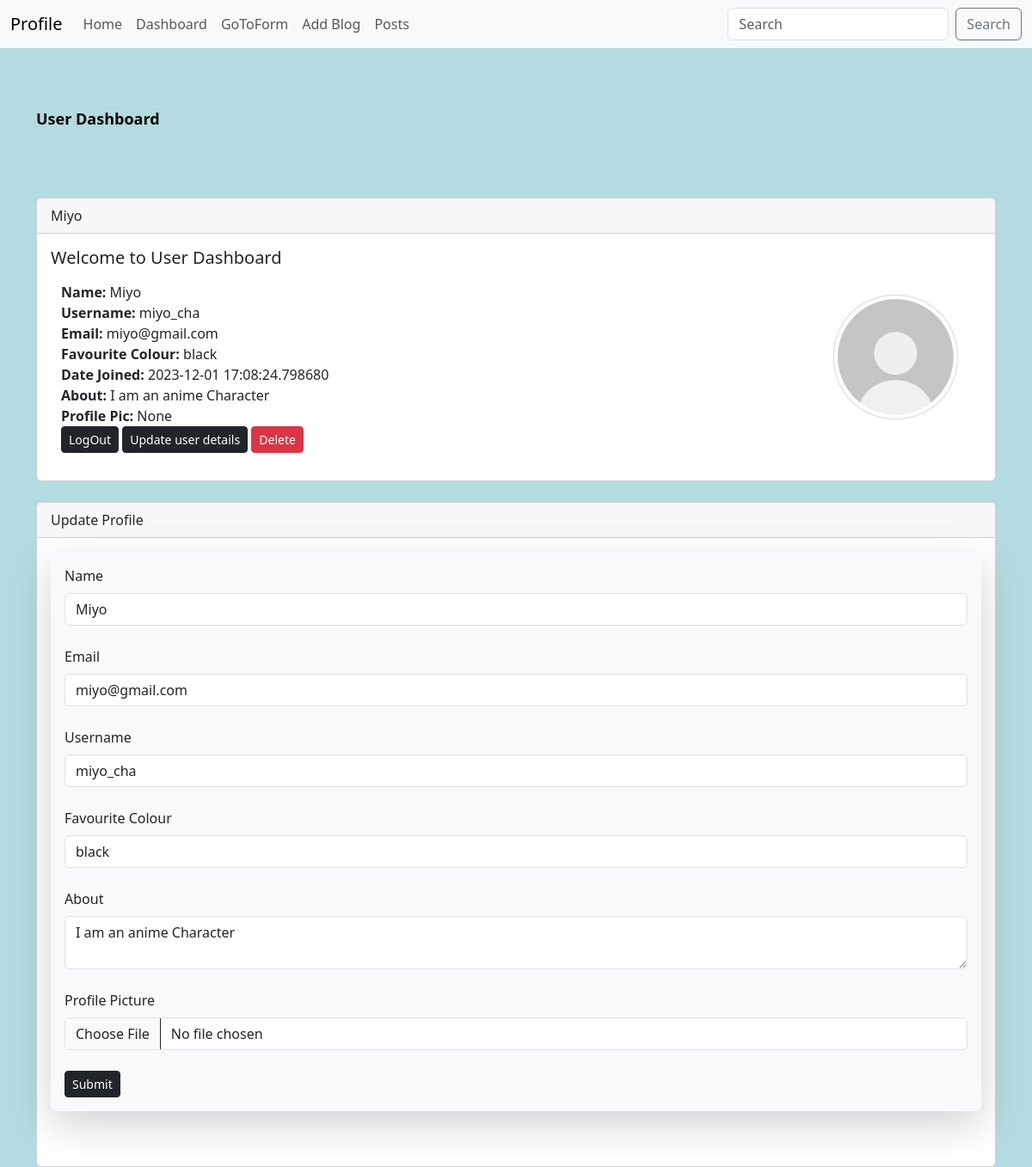
/dashboard (signed in), run on the app's committed database.
### app.py (models this page shows, shortened)
class Users(db.Model,UserMixin):
    id=db.Column(db.Integer,primary_key=True)
    username=db.Column(db.String(25),nullable=False,unique=True)
    name=db.Column(db.String(150),nullable=False)
    email=db.Column(db.String(200),nullable=False,unique=True)
    about_author=db.Column(db.Text(500),nullable=True)
    favourite_color=db.Column(db.String(200))
    date_added=db.Column(db.DateTime,default=datetime.utcnow)
    password_hash=db.Column(db.String(200))
    profile_pic=db.Column(db.String(),nullable=True)
    posts=db.relationship('Posts',backref="poster")
    @property
    def password(self):
        raise AttributeError('Password Attribute is not readable!')

### app.py (the view)
@app.route('/dashboard',methods=['GET','POST'])
@login_required
def dashboard():
    form = UserForm()
    id=current_user.id
    name_to_update = Users.query.get_or_404(id)
    if request.method == "POST":
        name_to_update.name=request.form['name']
        name_to_update.email=request.form['email']
        name_to_update.favourite_color=request.form['favourite_color']
        name_to_update.username=request.form['username']
        name_to_update.about_author=request.form['about_author']
        name_to_update.profile_pic=request.files['profile_pic']
        pic_filename=secure_filename(name_to_update.profile_pic.filename)
        pic_name=str(uuid.uuid1()) + "_" + pic_filename
        saver=request.files['profile_pic']
        name_to_update.profile_pic=pic_name
        try:
            db.session.commit()
            saver.save(os.path.join(app.config['UPLOAD_FOLDER']),pic_name)
            flash("User Updated Successfully!")
            return render_template("dashboard.html",
                                   form = form,
                                   name_to_update = name_to_update)
        except:
            flash("Try again!")
            return render_template("dashboard.html",
                                   form = form,
                                   name_to_update = name_to_update)
    else:
        return render_template("dashboard.html",
                                   form = form,
                                   name_to_update = name_to_update,
                                   id= id)
    return render_template('dashboard.html')

### webforms.py
class UserForm(FlaskForm):
    name=StringField("Name", validators=[DataRequired()])
    username=StringField("Username", validators=[DataRequired()])
    email=StringField("Email", validators=[DataRequired()])
    favourite_color=StringField("Favourite Colour")
    about_author=TextAreaField("About")
    password_hash=PasswordField('Password',validators=[DataRequired(),EqualTo('password_hash2','Password must match!')])
    password_hash2=PasswordField('Confirm Password',validators=[DataRequired()])
    profile_pic=FileField("Profile Picture")
    submit=SubmitField("Submit")

class SearchForm(FlaskForm):
    searched=StringField("Searched",validators=[DataRequired()])
    submit=SubmitField("Submit")

### app.py (called while the page is built)
@login_manager.user_loader
def load_user(user_id):
    return Users.query.get(int(user_id))

@app.context_processor
def base():
    form=SearchForm()
    return dict(form=form)

### templates/dashboard.html (shortened to what this page needs)
{%extends 'base.html'%}
{%block content%}
<br /> <br /> <br/>
<h1><b>User Dashboard</b></h1>
<br /><br /><br/>
<div class="card">
    <div class="card-header">{{ current_user.name }}</div>
    <div class="card-body">
        <h5 class="card-title">Welcome to User Dashboard</h5>
        <p class="card-text">
        <div class="container">
            <div class="row">
                <div class="col-8">
                    <strong>Name:</strong> {{ current_user.name }} <br/>
                    <strong>Username:</strong> {{ current_user.username }} <br/>
                    <strong>Email:</strong> {{ current_user.email }} <br/>
                    <strong>Favourite Colour:</strong> {{ current_user.favourite_color }} <br/>
                    <strong>Date Joined:</strong> {{ current_user.date_added }} <br/>
                    <strong>About:</strong> {{ current_user.about_author }} <br/>
                    <strong>Profile Pic:</strong> {{ current_user.profile_pic }} <br/>
                    <a href="{{ url_for('logout') }}" class="btn btn-dark btn-sm">LogOut</a>
                    <a href="{{ url_for('update', id=current_user.id) }}" class="btn btn-dark btn-sm">Update user details</a>
                    <a href="{{ url_for('delete', id=current_user.id) }}" class="btn btn-danger btn-sm">Delete</a>
                </div>
                <div class="col-4">
                    <img src="static/images/defaultpic.jpeg" width="175" align="right">
                </div>
            </div>
        </div>
        </p>
    </div>
</div>
    <br/>
    <div class="card">
        <div class="card-header">Update Profile</div>
        <div class="card-body">
            <div class="shadow-lg p-3 mb-5 bg-body-tertiary rounded"Larger shadow>
                <form action="/dashboard" method="POST" enctype="multipart/form-data">
                   {{form.name.label(
                       class="form-label"
                   )}}
                   {{form.name(
                       class="form-control",value=name_to_update.name
                   )}}
                   <br/>
                   {{form.email.label(
                       class="form-label"
                   )}}
                   {{form.email(
                       class="form-control",value=name_to_update.email
                       )}}
                       <br/>
                   {{form.username.label(
                       class="form-label"
                   )}}
                   {{form.username(
                       class="form-control",value=name_to_update.username
                   )}}
                       <br/>
                   {{form.favourite_color.label(
                       class="form-label"
                   )}}
                   {{form.favourite_color(
                       class="form-control",value=name_to_update.favourite_color
                   )}}
                   <br/>
                   {{form.about_author.label(
                    class="form-label"
                    )}}
                    <textarea name="about_author" class="form-control">{{name_to_update.about_author}}</textarea>
                    <br/>
                    {{form.profile_pic.label(
                        class="form-label"
                        )}}
                        {{form.profile_pic(
                        class="form-control",value=name_to_update.profile_pic
                        )}}
                        <br/>
                   {{form.submit(
                       class="btn btn-dark btn-sm"
                   )}}
                </form>
               </div>
{%endblock%}

### static/css/style.css (style rules this page uses)
h1 { color: rgb(12, 1, 5); font-size: large; }
body { background-color: rgb(180, 219, 223); }

### data on the page
Users: name "Miyo", username "miyo_cha", email "miyo@gmail.com", favourite_color "black", date_added "2023-12-01 17:08:24.798680", about_author "I am an anime Character", profile_pic "None"
